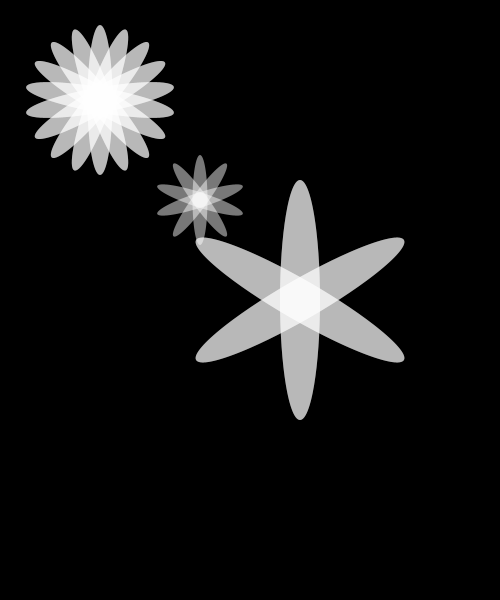
Frame 1 (no input)
Frame 60 (the mouse pressed at the canvas centre just before this capture): identical to frame 1, image omitted
Frame 120 (the mouse held since frame 60 and released just before this capture): identical to frame 1, image omitted

The Processing sketch that drew this single still picture (run headless with seeded random() and noise(); from frame 60 on, the mouse is pressed at the canvas centre):

// Processing sketch: w6_01_functions
// ── w6_01_functions.pde
// IMA NYU Shanghai
// Interaction Lab
// MOQN
// Oct 18 2016

void setup() {
  size(500, 600);
  noStroke();
  background(0);
}

void draw() {
  background(0);
  fill(255, 120);
  
  flower(100,100,0.5,20);
  flower(200,200,0.3,72);
  flower(300,300,0.8,60);
}

void flower(int x, int y, float s, int a) {
  for (int angle=0; angle<360; angle+=a) {
    pushMatrix();
    translate(x, y);
    scale(s);
    rotate( radians(angle) );
    ellipse(0, 0, 50, 300);
    popMatrix();
  }
}
